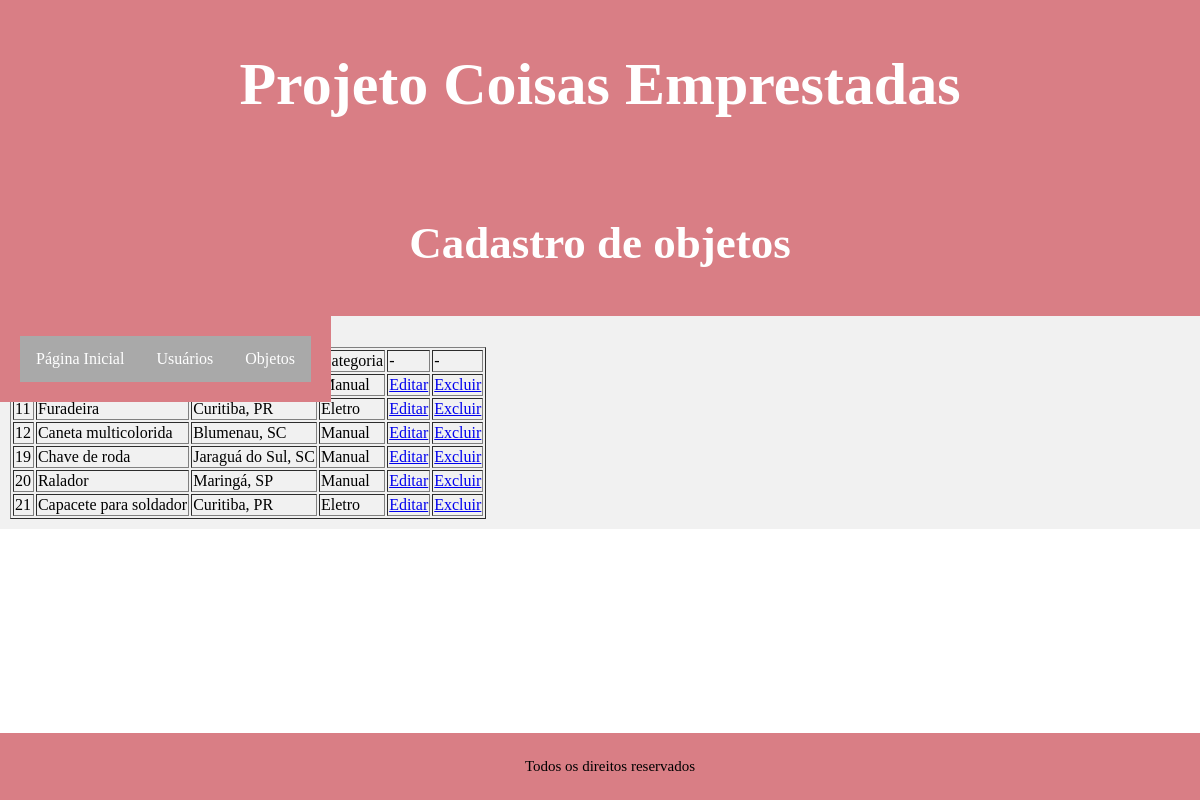
Screenshot of /listaobjetos.php (signed in) with the database file from the repository.
### tables this page shows
CREATE TABLE `objetos` (
  `id` int(11) NOT NULL,
  `nome` varchar(100) NOT NULL,
  `localiza` varchar(100) NOT NULL,
  `categoria` varchar(10) NOT NULL
);

### listaobjetos.php (the view)
<?php
	include "includes/topo.php";
?>
		<header>
		  <h2>Cadastro de objetos</h2>
		</header>
		<section>
		  <?php
			include "includes/menu.php";
          ?>
		  <article>
          <div>
              <button>
                  <a href="cadastrarobjetos.php">Cadastrar novo objeto</a>
              </button>
          </div>
				<table border="1">
					<tr>
						<td>ID</td>
						<td>Nome</td>
						<td>Localização</td>
                        <td>Categoria</td>
						<td> - </td>
						<td> - </td>
					</tr>
                    <?php
						include "includes/conecta.php";
						$sql = "SELECT id, nome, localiza, categoria FROM objetos";
						$res = mysqli_query($conn, $sql);
						if($res){
							while($row = mysqli_fetch_assoc($res)){
								echo "<tr>
										<td>". $row['id'] ."</td>
										<td>". $row['nome'] ."</td>
										<td>". $row['localiza'] ."</td>
										<td>". $row['categoria'] ."</td>
										<td><a href='cadastrarobjetos.php?id=". $row['id'] ."'>Editar</a></td>
										<td><a href='excluiobjetos.php?id=". $row['id'] ."'>Excluir</a></td>
									</tr>";
							}
						}
                    ?>
				</table>
		  </article>
		</section>
<?php
	include "includes/rodape.php";
?>

### includes/topo.php (shortened to what this page needs)
<!DOCTYPE html>
<html>
<head>
    <link rel="stylesheet" href="css/estilo.css" />
</head>
<body>
    <header>
        <h1>Projeto Coisas Emprestadas</h1>
    </header>
</body>
</html>

### includes/menu.php
<nav>
    <ul id="menu">
        <li><a href="inicio.php">Página Inicial</a></li>
        <li><a href="listausuarios.php">Usuários</a></li>
        <li><a href="listaobjetos.php">Objetos</a></li>
    </ul>
  </nav>

### includes/rodape.php (shortened to what this page needs)
<html>
<head>
</head>
<body>
<footer>
		  <p>Todos os direitos reservados</p>
		</footer>
	</body>
</html>

### css/estilo.css (style rules this page uses)
article { -webkit-flex: 3; -ms-flex: 3; flex: 3; background-color: #f1f1f1; padding: 10px; height: stretch; }
section { height: max-content; }
nav { background: #D97E85; padding: 20px; height: max-content; position: absolute; }
h1 { text-align: center; }
a { text-align: right; }
body { background-image: url("Background.jpg"); no-repeat; center; fixed; margin: 0px; }
ul { list-style-type: none; margin: 0; padding: 0; overflow: hidden; background-color: #a9a9a9; position: -webkit-sticky; position: sticky; top: 0; }
li { float: left; position: inherit; }
li a { display: block; color: white; text-align: center; padding: 14px 16px; text-decoration: none; }

### includes/rodape.php (style rules this page uses)
footer { text-align: center; background-color: #D97E85; padding: 10px; font-size: 15px; position: fixed; left: 0; bottom: 0; width: 100%; }

### rows the page displays
objetos: categoria "Manual"
objetos: id "11", nome "Furadeira", localiza "Curitiba, PR", categoria "Eletro"
objetos: id "12", nome "Caneta multicolorida", localiza "Blumenau, SC", categoria "Manual"
objetos: id "19", nome "Chave de roda", localiza "Jaraguá do Sul, SC", categoria "Manual"
objetos: id "20", nome "Ralador", localiza "Maringá, SP", categoria "Manual"
objetos: id "21", nome "Capacete para soldador", localiza "Curitiba, PR", categoria "Eletro"
